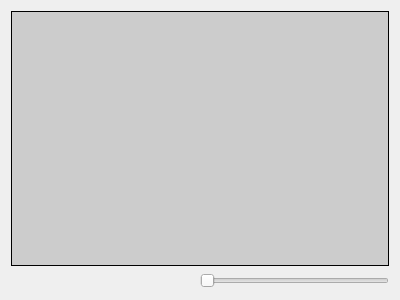
<?xml version="1.0" encoding="UTF-8"?>
<ui version="4.0">
 <class>FWorkingWidget</class>
 <widget class="QWidget" name="FWorkingWidget">
  <property name="geometry">
   <rect>
    <x>0</x>
    <y>0</y>
    <width>400</width>
    <height>300</height>
   </rect>
  </property>
  <property name="windowTitle">
   <string>Form</string>
  </property>
  <layout class="QVBoxLayout" name="verticalLayout">
   <item>
    <widget class="QListView" name="item_view">
     <property name="styleSheet">
      <string notr="true">QListView {
  padding: 2px 30px 2px 20px;
  background-color: rgb(204, 204, 204);
  border: 1px solid rgb(0, 0, 0);
  min-width: 90px;
  selection-background-color: rgba(0, 173, 165, 127);
}
QListView::item {
  height: 30px;
  border: 3px solid white;
  background-color:white;
border-radius:10px;
}

QListView::item:selected {
  border-color: rgb(0, 173, 165);
  background-color: rgba(0, 173, 165, 127);
  color: blue;
}</string>
     </property>
     <property name="selectionMode">
      <enum>QAbstractItemView::SingleSelection</enum>
     </property>
     <property name="movement">
      <enum>QListView::Static</enum>
     </property>
     <property name="isWrapping" stdset="0">
      <bool>true</bool>
     </property>
     <property name="resizeMode">
      <enum>QListView::Adjust</enum>
     </property>
     <property name="viewMode">
      <enum>QListView::IconMode</enum>
     </property>
     <property name="uniformItemSizes">
      <bool>true</bool>
     </property>
     <property name="wordWrap">
      <bool>true</bool>
     </property>
    </widget>
   </item>
   <item>
    <layout class="QHBoxLayout" name="horizontalLayout">
     <item>
      <spacer name="horizontalSpacer">
       <property name="orientation">
        <enum>Qt::Horizontal</enum>
       </property>
       <property name="sizeHint" stdset="0">
        <size>
         <width>37</width>
         <height>17</height>
        </size>
       </property>
      </spacer>
     </item>
     <item>
      <widget class="QSlider" name="horizontalSlider">
       <property name="orientation">
        <enum>Qt::Horizontal</enum>
       </property>
      </widget>
     </item>
    </layout>
   </item>
  </layout>
 </widget>
 <resources/>
 <connections/>
</ui>
